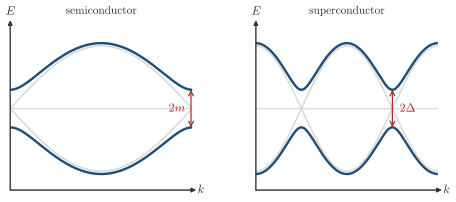

Python code for this plot:
"""Session 1, two gaps that look alike. A band gap of the lattice and a pairing gap of the electrons."""
import os, sys
sys.path.insert(0, os.path.join(os.path.dirname(os.path.abspath(__file__)), ".."))
import numpy as np
import matplotlib.pyplot as plt
from matplotlib.patches import Circle, FancyBboxPatch, Rectangle, Ellipse, FancyArrowPatch
import style

t, m, D = 1.0, 0.6, 0.6
fig, axs = style.figure(height_cm=5.6, ncols=2)
k = np.linspace(-np.pi / 2, np.pi / 2, 400)
# (a) chain with two sites per cell and an onsite energy +-m, the bands are +-sqrt(m^2+(2t cos k)^2)
ax = axs[0]
band = 2 * t * np.cos(k)
Ea = np.sqrt(m ** 2 + band ** 2)
assert abs(Ea.min() - m) < 1e-3                       # the gap is 2m, at the zone edge
H = lambda kk: np.array([[m, 2 * t * np.cos(kk)], [2 * t * np.cos(kk), -m]])
assert abs(np.linalg.eigvalsh(H(0.3))[1] - np.sqrt(m ** 2 + (2 * t * np.cos(0.3)) ** 2)) < 1e-12
ax.plot(k, band, color=style.GRID, lw=1.2, zorder=1)
ax.plot(k, -band, color=style.GRID, lw=1.2, zorder=1)
ax.plot(k, Ea, color=style.ACCENT)
ax.plot(k, -Ea, color=style.ACCENT)
style.guide(ax, y=0)
style.arrows(ax, xlabel=r'$k$', ylabel=r'$E$')
ax.set_xlim(-np.pi / 2, np.pi / 2); ax.set_ylim(-2.6, 2.6)
ax.set_title('semiconductor', fontsize=8.5, pad=10)
ax.annotate('', xy=(np.pi / 2 - 0.02, m), xytext=(np.pi / 2 - 0.02, -m), arrowprops=dict(arrowstyle='<->', color=style.BROKEN, lw=0.9, shrinkA=0, shrinkB=0))
style.label(ax, np.pi / 2 - 0.12, 0.0, r'$2m$', color=style.BROKEN, ha='right', fontsize=9)
# (b) quasiparticles of a superconductor, +-sqrt(xi^2+Delta^2), with xi = -2t cos k
ax = axs[1]
k = np.linspace(-np.pi, np.pi, 600)
xi = -2 * t * np.cos(k)
Eb = np.sqrt(xi ** 2 + D ** 2)
assert abs(Eb.min() - D) < 1e-3
ax.plot(k, xi, color=style.GRID, lw=1.2, zorder=1)
ax.plot(k, -xi, color=style.GRID, lw=1.2, zorder=1)
ax.plot(k, Eb, color=style.ACCENT)
ax.plot(k, -Eb, color=style.ACCENT)
style.guide(ax, y=0)
style.arrows(ax, xlabel=r'$k$', ylabel=r'$E$')
ax.set_xlim(-np.pi, np.pi); ax.set_ylim(-2.6, 2.6)
ax.set_title('superconductor', fontsize=8.5, pad=10)
ax.annotate('', xy=(np.pi / 2, D), xytext=(np.pi / 2, -D), arrowprops=dict(arrowstyle='<->', color=style.BROKEN, lw=0.9, shrinkA=0, shrinkB=0))
style.label(ax, np.pi / 2 + 0.25, 0.0, r'$2\Delta$', color=style.BROKEN, ha='left', fontsize=9)
fig.subplots_adjust(wspace=0.35)
style.save(fig, __file__)
